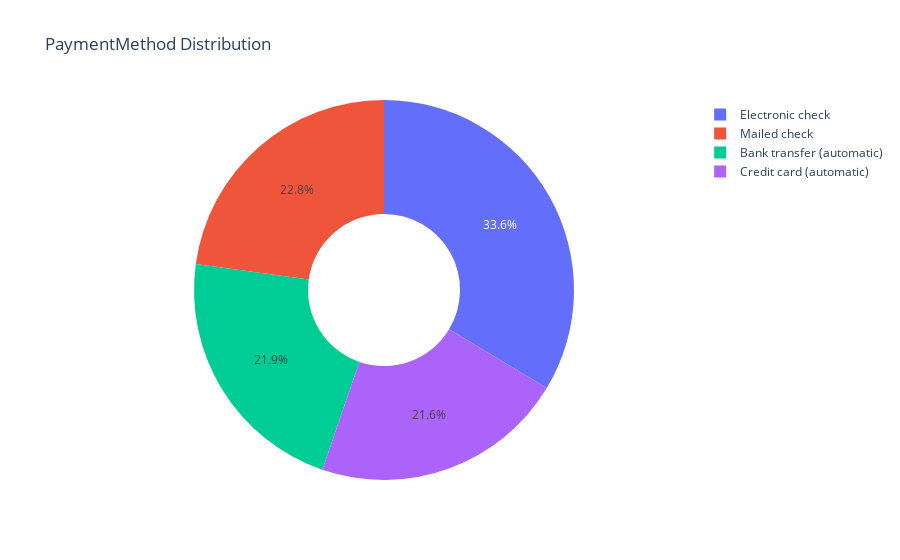

This figure's notebook cell:
### Code cell
# Counting the occurrences of each payment method
value_count = tel_cust['PaymentMethod'].value_counts()

# Creating a donut chart to visualize the distribution of payment methods
fig = go.Figure(data=[go.Pie(labels=value_count.index, values=value_count.values, hole=0.4)])

# Adding a title to the chart
fig.update_layout(title='PaymentMethod Distribution')

# Displaying the chart
fig.show()

### Figure 1 — Plotly figure (JSON) as saved in the notebook; plotly's stock layout.template omitted (floating-point values rounded to 4 significant figures)
{"data": [{"hole": 0.4, "labels": ["Electronic check", "Mailed check", "Bank transfer (automatic)", "Credit card (automatic)"], "type": "pie", "values": [2365, 1604, 1542, 1521]}], "layout": {"title": {"text": "PaymentMethod Distribution"}}}
